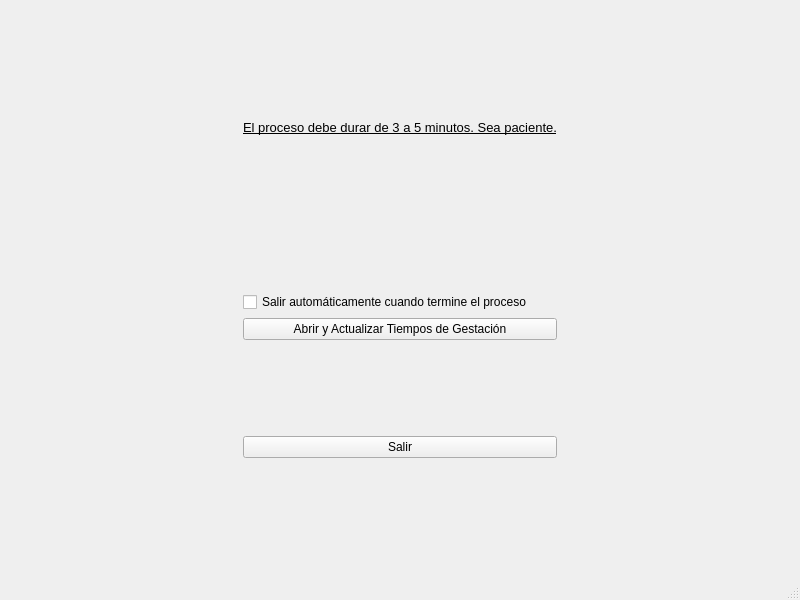
<?xml version="1.0" encoding="UTF-8"?>
<ui version="4.0">
 <class>MainWindow</class>
 <widget class="QMainWindow" name="MainWindow">
  <property name="geometry">
   <rect>
    <x>0</x>
    <y>0</y>
    <width>800</width>
    <height>600</height>
   </rect>
  </property>
  <property name="windowTitle">
   <string>PAMI AcTG ---- Actualizar Tiempos de Gestación de la Base de Datos</string>
  </property>
  <widget class="QWidget" name="centralwidget">
   <layout class="QHBoxLayout" name="horizontalLayout">
    <item>
     <layout class="QVBoxLayout" name="verticalLayout_2">
      <item>
       <widget class="QLabel" name="label_2">
        <property name="minimumSize">
         <size>
          <width>140</width>
          <height>140</height>
         </size>
        </property>
        <property name="text">
         <string>&lt;html&gt;&lt;head/&gt;&lt;body&gt;&lt;p align=&quot;center&quot;&gt;&lt;img src=&quot;:/icono copia.png&quot;/&gt;&lt;/p&gt;&lt;/body&gt;&lt;/html&gt;</string>
        </property>
       </widget>
      </item>
      <item>
       <spacer name="horizontalSpacer">
        <property name="orientation">
         <enum>Qt::Horizontal</enum>
        </property>
        <property name="sizeHint" stdset="0">
         <size>
          <width>40</width>
          <height>20</height>
         </size>
        </property>
       </spacer>
      </item>
      <item>
       <widget class="QLabel" name="label_4">
        <property name="minimumSize">
         <size>
          <width>30</width>
          <height>30</height>
         </size>
        </property>
        <property name="text">
         <string>&lt;html&gt;&lt;head/&gt;&lt;body&gt;&lt;p align=&quot;center&quot;&gt;&lt;img src=&quot;:/excelico copia.png&quot;/&gt;&lt;/p&gt;&lt;/body&gt;&lt;/html&gt;</string>
        </property>
       </widget>
      </item>
     </layout>
    </item>
    <item>
     <layout class="QVBoxLayout" name="verticalLayout">
      <item>
       <spacer name="verticalSpacer_3">
        <property name="orientation">
         <enum>Qt::Vertical</enum>
        </property>
        <property name="sizeHint" stdset="0">
         <size>
          <width>20</width>
          <height>40</height>
         </size>
        </property>
       </spacer>
      </item>
      <item>
       <widget class="QLabel" name="label">
        <property name="text">
         <string>&lt;html&gt;&lt;head/&gt;&lt;body&gt;&lt;p align=&quot;center&quot;&gt;&lt;span style=&quot; font-size:10pt; text-decoration: underline;&quot;&gt;El proceso debe durar de 3 a 5 minutos. Sea paciente.&lt;/span&gt;&lt;/p&gt;&lt;p align=&quot;center&quot;&gt;&lt;br/&gt;&lt;/p&gt;&lt;/body&gt;&lt;/html&gt;</string>
        </property>
       </widget>
      </item>
      <item>
       <spacer name="verticalSpacer">
        <property name="orientation">
         <enum>Qt::Vertical</enum>
        </property>
        <property name="sizeHint" stdset="0">
         <size>
          <width>20</width>
          <height>40</height>
         </size>
        </property>
       </spacer>
      </item>
      <item>
       <widget class="QCheckBox" name="autoSalir">
        <property name="text">
         <string>Salir automáticamente cuando termine el proceso</string>
        </property>
       </widget>
      </item>
      <item>
       <widget class="QPushButton" name="pushButton_2">
        <property name="styleSheet">
         <string notr="true">border-color: rgb(85, 255, 0);</string>
        </property>
        <property name="text">
         <string>Abrir y Actualizar Tiempos de Gestación</string>
        </property>
       </widget>
      </item>
      <item>
       <widget class="QLabel" name="texto">
        <property name="text">
         <string>&lt;html&gt;&lt;head/&gt;&lt;body&gt;&lt;p align=&quot;center&quot;&gt;&lt;br/&gt;&lt;/p&gt;&lt;/body&gt;&lt;/html&gt;</string>
        </property>
       </widget>
      </item>
      <item>
       <widget class="QLabel" name="s_error">
        <property name="minimumSize">
         <size>
          <width>0</width>
          <height>50</height>
         </size>
        </property>
        <property name="text">
         <string>&lt;html&gt;&lt;head/&gt;&lt;body&gt;&lt;p align=&quot;center&quot;&gt;&lt;br/&gt;&lt;/p&gt;&lt;/body&gt;&lt;/html&gt;</string>
        </property>
       </widget>
      </item>
      <item>
       <widget class="QPushButton" name="pushButton">
        <property name="styleSheet">
         <string notr="true">border-color: rgb(0, 255, 0);</string>
        </property>
        <property name="text">
         <string>Salir</string>
        </property>
       </widget>
      </item>
      <item>
       <spacer name="verticalSpacer_2">
        <property name="orientation">
         <enum>Qt::Vertical</enum>
        </property>
        <property name="sizeHint" stdset="0">
         <size>
          <width>20</width>
          <height>40</height>
         </size>
        </property>
       </spacer>
      </item>
     </layout>
    </item>
    <item>
     <layout class="QVBoxLayout" name="verticalLayout_3">
      <item>
       <widget class="QLabel" name="label_6">
        <property name="minimumSize">
         <size>
          <width>30</width>
          <height>30</height>
         </size>
        </property>
        <property name="text">
         <string>&lt;html&gt;&lt;head/&gt;&lt;body&gt;&lt;p align=&quot;center&quot;&gt;&lt;img src=&quot;:/excelico copia.png&quot;/&gt;&lt;/p&gt;&lt;/body&gt;&lt;/html&gt;</string>
        </property>
       </widget>
      </item>
      <item>
       <spacer name="horizontalSpacer_2">
        <property name="orientation">
         <enum>Qt::Horizontal</enum>
        </property>
        <property name="sizeHint" stdset="0">
         <size>
          <width>40</width>
          <height>20</height>
         </size>
        </property>
       </spacer>
      </item>
      <item>
       <widget class="QLabel" name="label_5">
        <property name="minimumSize">
         <size>
          <width>140</width>
          <height>140</height>
         </size>
        </property>
        <property name="text">
         <string>&lt;html&gt;&lt;head/&gt;&lt;body&gt;&lt;p align=&quot;center&quot;&gt;&lt;img src=&quot;:/icono copia.png&quot;/&gt;&lt;/p&gt;&lt;/body&gt;&lt;/html&gt;</string>
        </property>
       </widget>
      </item>
     </layout>
    </item>
   </layout>
  </widget>
  <widget class="QMenuBar" name="menubar">
   <property name="geometry">
    <rect>
     <x>0</x>
     <y>0</y>
     <width>800</width>
     <height>22</height>
    </rect>
   </property>
  </widget>
  <widget class="QStatusBar" name="statusbar"/>
 </widget>
 <resources/>
 <connections/>
</ui>
